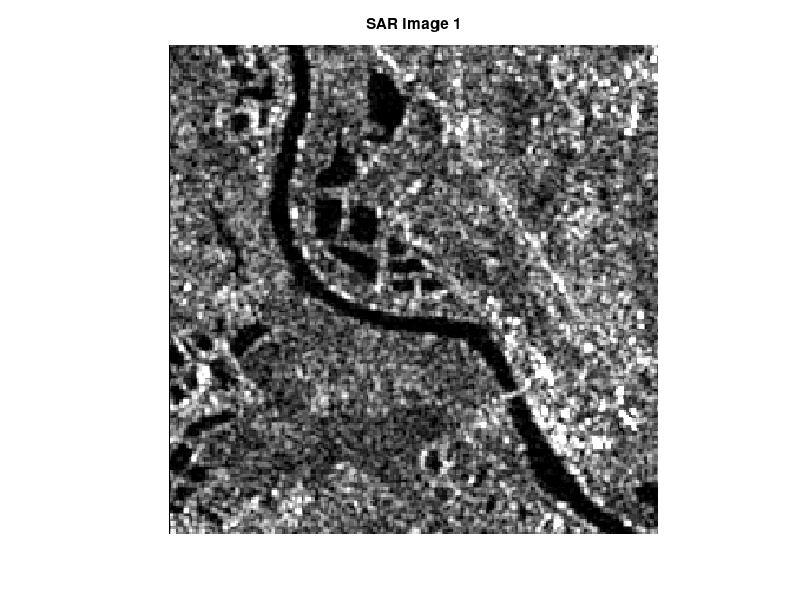

Source code (MATLAB): (Note: this script raises an error after producing the figure.)
%%%%%%%%%%%%%%%%%%%%%%%%%%%%%%%%%%%%%%%%%%%%%%%%%%%%%%%%%%%%%%%%%%%%%%%%%%%
% Demo script. 
%
% Iteratively read in number of crops from SENTINEL image stack and for each
% - Perform MISP-GGD
% - Extract features
% - Perform Agglomerative Clustering of Superpixels
% - Visualise Results 
%
%
% O. Pappas
% July 2019
%%%%%%%%%%%%%%%%%%%%%%%%%%%%%%%%%%%%%%%%%%%%%%%%%%%%%%%%%%%%%%%%%%%%%%%%%%%

clear all;
close all; 

load('sentinel_crops.mat');
[h, l, layers] = size(img);

for scene = 1:layers
    
    im = img(:,:,scene) + 1;
    figure, imshow(im,[]);
    title(['SAR Image ',num2str(scene)]);
    
    % Singularity Index
    [psi,~,~,~] = MODSingularityIndex2D(im, 10, 0, 6);
    
    % MISP PARAMETERS
    RegionSize = 20; %25 Default
    alfa = 1000000;

    % MISP SUPERPIXEL SEGMENTATION
%     sMap = misp(im,RegionSize,alfa);
%             % OR MISP-CR
%             maxiter = 40;
%             sMap = mod_misp_CR(im,RegionSize,alfa,maxiter);
            % OR MISP-GGD
            maxiter = 20;
            sMap = mod_misp_GGD2(im,RegionSize,alfa,maxiter);
    areaThresh = (RegionSize^2)/20;
    connectivity = 8;
    [supMap, Am] = cleanupregions(sMap, areaThresh, connectivity);
    

    % VIEW SEGMENTATION MAP
    boundMap = drawregionboundaries(supMap);
    figure
    imshow(imoverlay(im/255,boundMap,'r'));
    title(['MISP Superpixel Map ', num2str(scene)]);
    
    % COMPILE SUPERPIXELS IN CELL ARRAY
    spixel_total = max(unique(supMap));
    spixels = cell(spixel_total,1);
    SIspixels = cell(spixel_total,1);
    for ii = 1:h
        for jj = 1:l
            curr_sp = supMap(ii,jj);
            spixels{curr_sp} = [spixels{curr_sp} im(ii,jj)];
            SIspixels{curr_sp} = [SIspixels{curr_sp} psi(ii,jj)]; %Save the SI values per spixel
        end
    end
    
    % FEATURES
    % Do these need to be normalised? Yes
    feat_count = 4;
    FEATURES = zeros(spixel_total,feat_count);
    for ii = 1:spixel_total
        data = spixels{ii};
        % ENTROPY
        FEATURES(ii,1) = inf_entropy(data);
        % MEDIAN 
        FEATURES(ii,2) = median(data);
        % MEAN SI 
        FEATURES(ii,3) = mean(SIspixels{ii});
        % GGD_S
        [~, ~, ggdS] = mod_gGd_param_est(data);
        FEATURES(ii,4) = ggdS;
    end
    % Normalise Features in 0 to 1 range
    FEATURES = normalize(FEATURES,1,'range');
%     FEATURES = normalize(FEATURES,1);
    
    % ADD OPTIONAL PCA HERE
    
    % USE AGGLOMERATIVE/HIERARCHICAL CLUSTERING
    cutoff = 2;
    Y = pdist(FEATURES,'euclidean');
    dendro = linkage(Y,'ward');
    Z = cluster(dendro, 'maxclust', cutoff);
    
    % DRAW MASK
    winners = find(Z == 1); % Decide to draw first cluster
    mask = zeros(h,l);
    for ii = 1:h
        for jj = 1:l
            curr_sp = supMap(ii,jj);
            if find(winners == curr_sp)
                mask(ii,jj) = 1;
            end
        end
    end
    figure, imshow(mask,[]);
    title(['River Mask ', num2str(scene)]);
end
